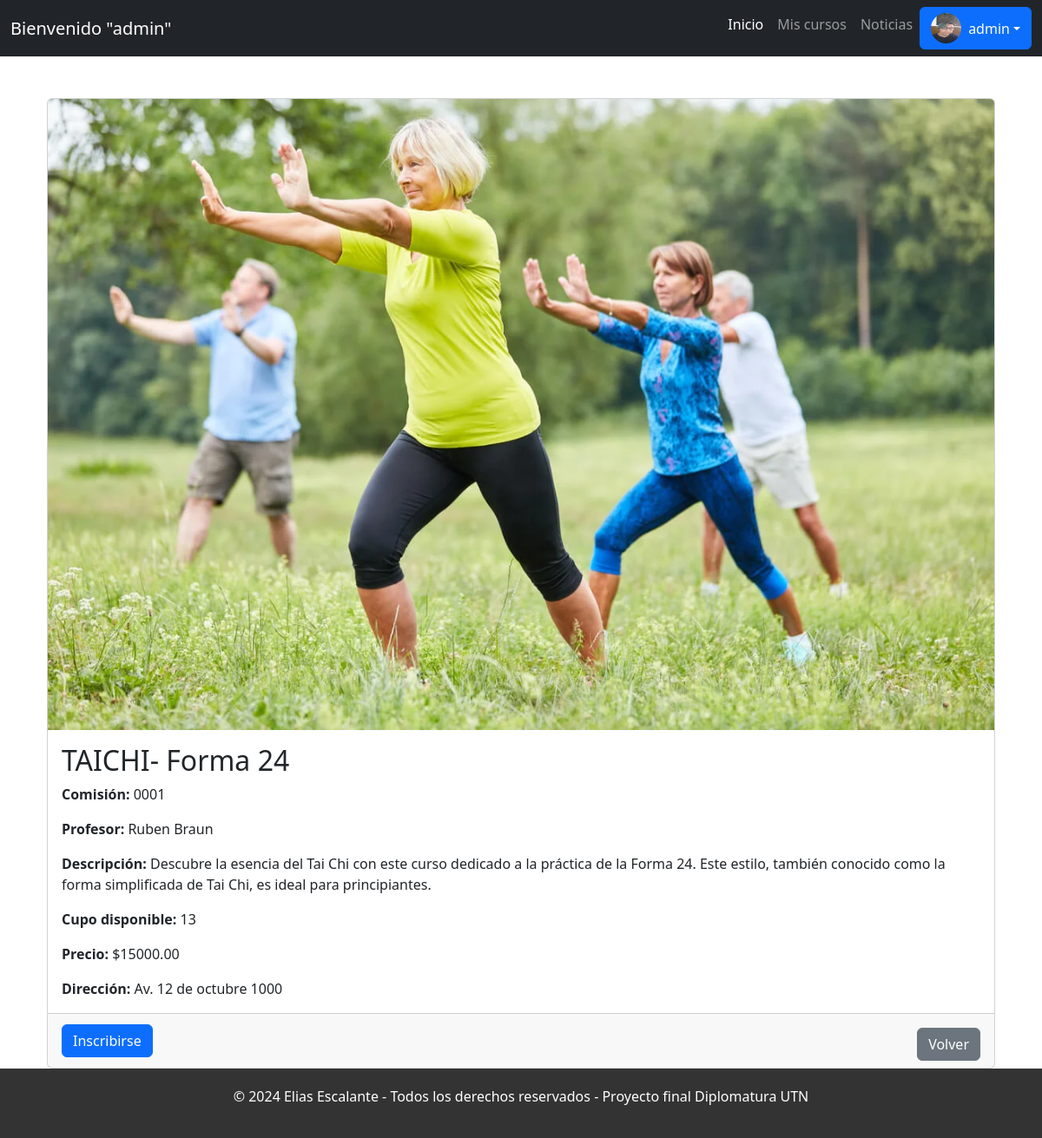
/cursos/curso/1/ (signed in), run on an earlier commit of the app's database.
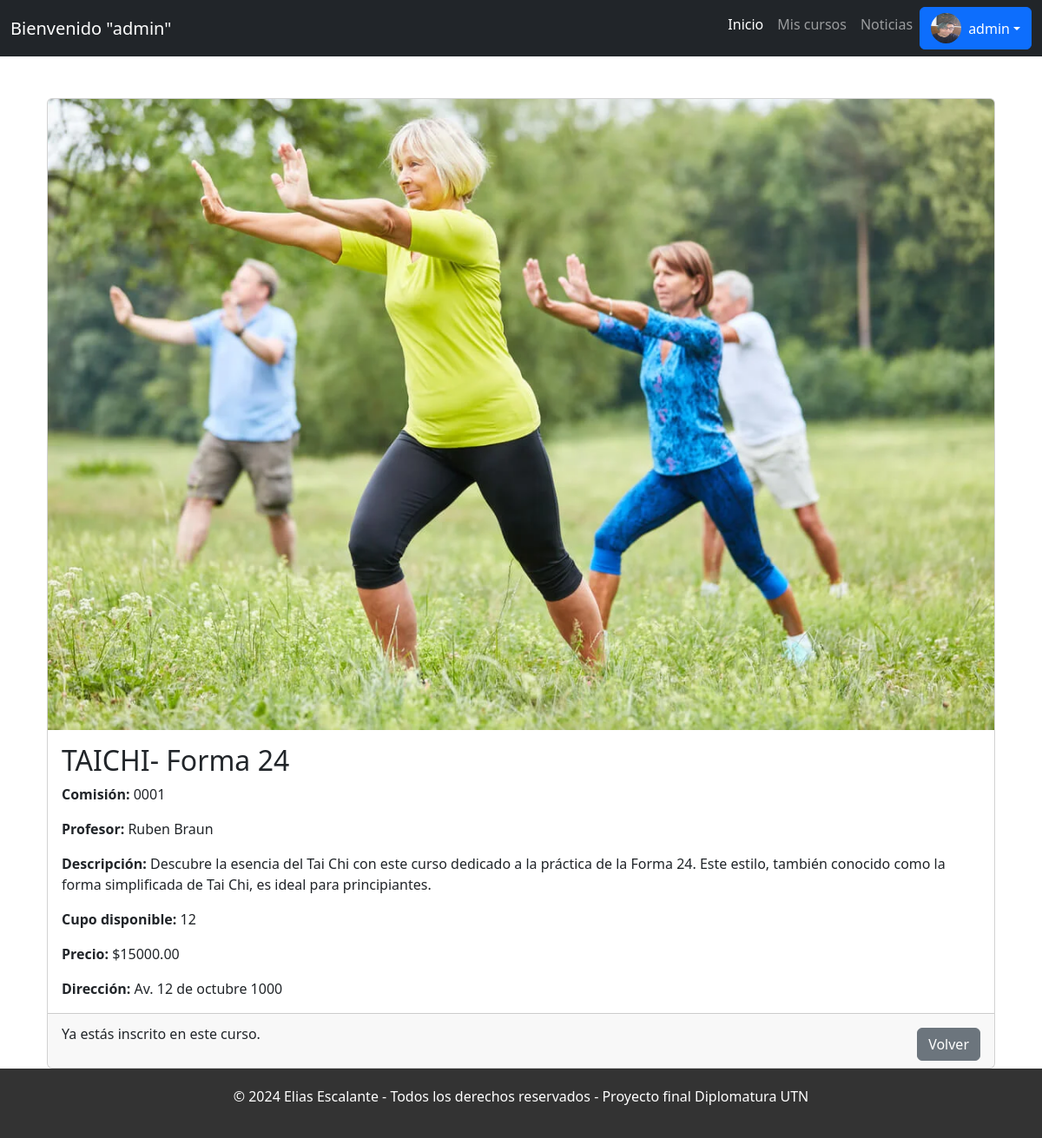
And on a later commit of the database.
### cursos/models.py (models this page shows, shortened)
class Curso(models.Model):
    nombre = models.CharField(max_length=50)
    comision = models.CharField(max_length=20)
    Profesor = models.CharField(max_length=50)
    Descripcion = models.TextField(max_length=500)
    cupo = models.IntegerField(default=0)
    precio = models.DecimalField(max_digits=12, decimal_places=2, default=0.00)
    imagen = models.ImageField(upload_to="producto/%Y/%m/%d", blank=True, null=True)
    direccion= models.CharField(max_length=200)

### cursos/views.py (the view)
# urls.py: path('curso/<int:curso_id>/', views.detalle_curso, name='detalle_curso'),
def detalle_curso(request, curso_id):
    curso = get_object_or_404(Curso, id=curso_id)
    usuario = request.user
    inscripto = Ticket.objects.filter(usuario=usuario, curso=curso).exists()
    cupos = curso.cupo <= 0
    return render(request, 'cursos/detalle_curso.html', {'curso': curso, 'inscripto': inscripto, 'cupos': cupos})

### templates/cursos/detalle_curso.html (shortened to what this page needs)
{% extends 'layout.html' %}
{% block content %}
<div class="container mt-5">
    <div class="card">
        <img src="{{ curso.imagen.url }}" class="card-img-top" alt="{{ curso.nombre }}"
            style="max-height: 700%; object-fit: cover; width: 100%;">
        <div class="card-body">
            <h2 class="card-title">{{ curso.nombre }}</h2>
            <p class="card-text"><strong>Comisión:</strong> {{ curso.comision }}</p>
            <p class="card-text"><strong>Profesor:</strong> {{ curso.Profesor }}</p>
            <p class="card-text"><strong>Descripción:</strong> {{ curso.Descripcion }}</p>
            <p class="card-text"><strong>Cupo disponible:</strong> {{ curso.cupo }}</p>
            <p class="card-text"><strong>Precio:</strong> ${{ curso.precio }}</p>
            <p class="card-text"><strong>Dirección:</strong> {{ curso.direccion }}</p>
        </div>
        <div class="card-footer d-flex justify-content-between align-items-center">
            {% if user.is_authenticated %}
                {% if not inscripto %}
                    {% if not cupos %}
                        <form action="{% url 'inscribirse_curso' curso.id %}" method="post">
                            <button type="submit" class="btn btn-primary">Inscribirse</button>
                        </form>
                    {% else %}
                        <p>No hay cupos disponibles para este curso.</p>
                    {% endif %}
                {% else %}
                    <p>Ya estás inscrito en este curso.</p>
                {% endif %}
            {% else %}
                <p><a href="{% url 'login' %}">Inicia sesión</a> para inscribirte en este curso.</p>
            {% endif %}
            <a href="{% url 'home_usuarios' %}" class="btn btn-secondary mt-2">Volver</a>
        </div>
    </div>
</div>
{% endblock %}

What changed in the data, as far as the page shows it:
changed Curso "TAICHI- Forma 24": cupo "13" → "12"
Also different on the page:
text no longer shown: "Inscribirse"
text now shown: "Ya estás inscrito en este curso."
